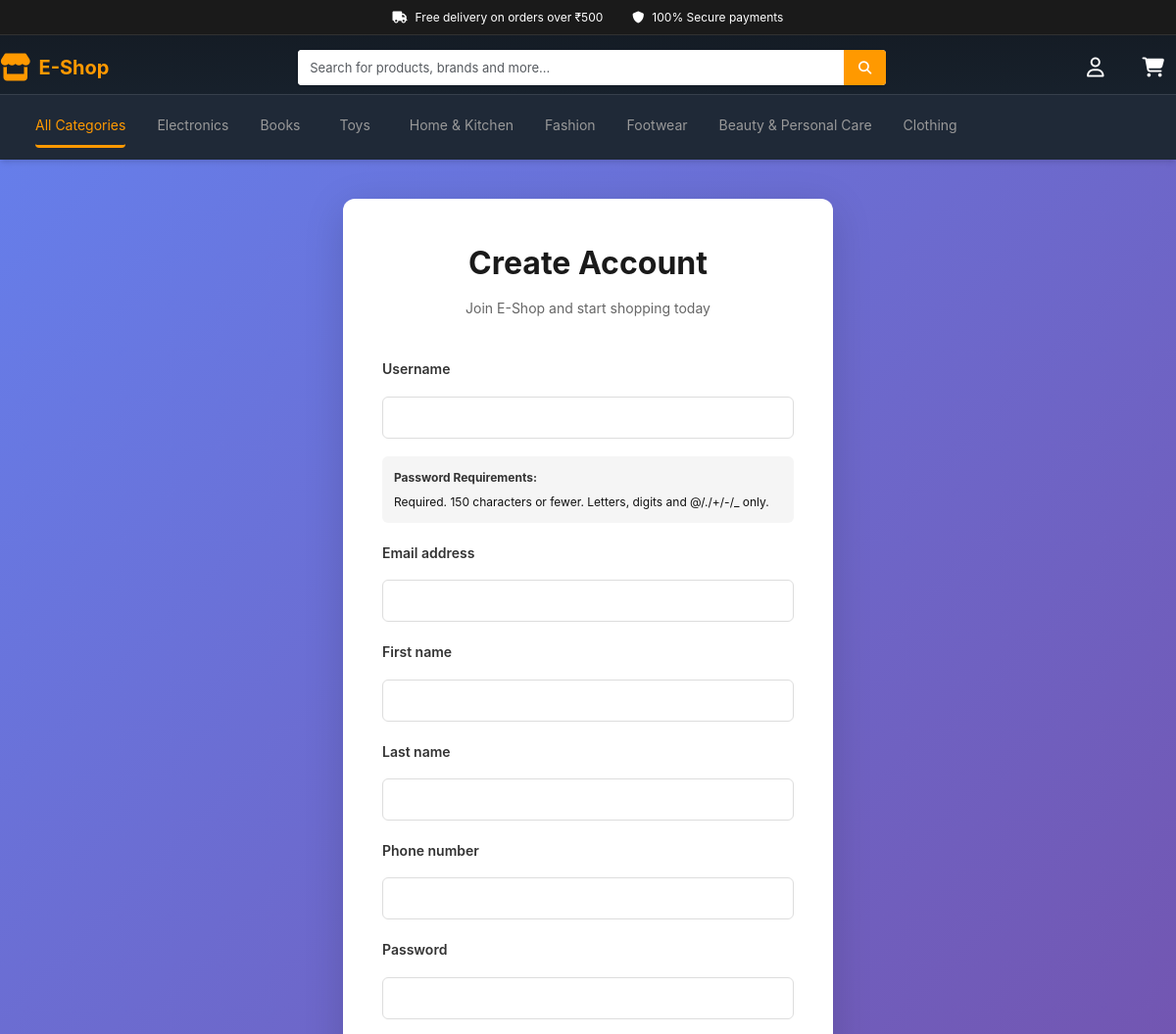
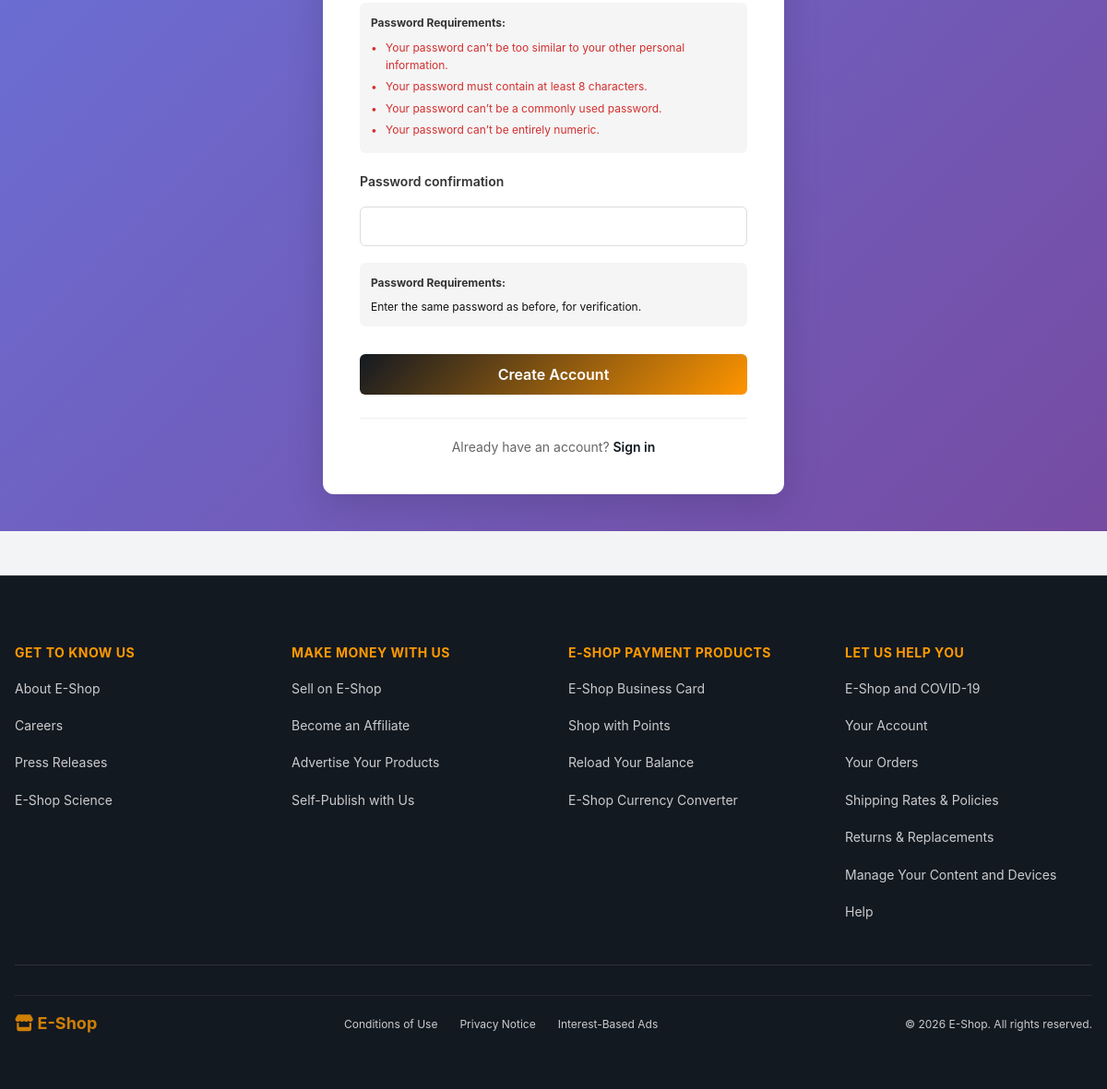
Page /accounts/register/ on the committed database (2 pictures, top to bottom).
### products/models.py (models this page shows, shortened)
class Category(models.Model):
    name = models.CharField(max_length=200, unique=True)
    slug = models.SlugField(max_length=200, unique=True)
    icon = models.CharField(max_length=50, blank=True, help_text="Font Awesome icon class")
    class Meta:
        verbose_name_plural = 'categories'

### users/views.py (the view)
# urls.py: path('register/', views.register, name='register'),
def register(request):
    if request.method == 'POST':
        form = CustomUserCreationForm(request.POST)
        if form.is_valid():
            user = form.save()
            login(request, user)
            messages.success(request, 'Registration successful.')
            return redirect('products:product_list')
    else:
        form = CustomUserCreationForm()
    return render(request, 'users/register.html', {'form': form})

### users/forms.py
class CustomUserCreationForm(UserCreationForm):
    class Meta(UserCreationForm.Meta):
        model = User
        fields = ('username', 'email', 'first_name', 'last_name', 'phone_number')

### products/context_processors.py (called while the page is built)
def categories_processor(request):
    return {
        'global_categories': Category.objects.all()
    }

### templates/users/register.html (shortened to what this page needs)
{% extends 'base.html' %}
{% block content %}
<div class="register-container">
    <div class="register-card">
        <div class="register-header">
            <h2>Create Account</h2>
            <p>Join E-Shop and start shopping today</p>
        </div>
        <form method="post" novalidate>
            {% for field in form %}
                <div class="form-group">
                    <label for="{{ field.id_for_label }}">{{ field.label }}</label>
                    {{ field }}
                    {% if field.help_text %}
                        <div class="password-requirements">
                            <strong>Password Requirements:</strong>
                            {{ field.help_text|safe }}
                        </div>
                    {% endif %}
                </div>
            {% endfor %}
            <button type="submit" class="register-btn">Create Account</button>
        </form>
        <div class="register-footer">
            <p>Already have an account? <a href="{% url 'users:login' %}">Sign in</a></p>
        </div>
    </div>
</div>
{% endblock %}

### templates/base.html (shortened to what this page needs)
{% load static %}
<!DOCTYPE html>
<html lang="en">
<head>
    <link rel="stylesheet" href="{% static 'css/style.css' %}?v=3.0">
    <link rel="stylesheet" href="https://cdnjs.cloudflare.com/ajax/libs/font-awesome/6.4.0/css/all.min.css">
</head>
<body>
    <header class="header">
        <div class="top-bar">
            <div class="container">
                <span><i class="fa-solid fa-truck"></i> Free delivery on orders over ₹500</span>
                <span><i class="fa-solid fa-shield"></i> 100% Secure payments</span>
            </div>
        </div>
        <div class="navbar container">
            <a href="{% url 'products:product_list' %}" class="logo">
                <i class="fa-solid fa-store"></i>
                <span>E-Shop</span>
            </a>
            <div class="search-bar">
                <form action="{% url 'products:product_list' %}" method="get">
                    <input type="text" name="q" placeholder="Search for products, brands and more..." value="{{ request.GET.q }}" autocomplete="off">
                    <button type="submit">
                        <i class="fa-solid fa-magnifying-glass"></i>
                    </button>
                </form>
            </div>
            <nav class="nav-links">
                {% if request.user.is_authenticated %}
                    <div class="nav-item dropdown">
                        <button class="dropdown-toggle">
                            <i class="fa-regular fa-user"></i>
                            <span>Hello, {{ request.user.first_name|default:request.user.username }}</span>
                        </button>
                        <div class="dropdown-menu">
                            <a href="{% url 'users:profile' %}"><i class="fa-regular fa-user"></i> Your Account</a>
                            <a href="{% url 'orders:order_history' %}"><i class="fa-solid fa-box"></i> Your Orders</a>
                            <a href="{% url 'products:wishlist' %}"><i class="fa-regular fa-heart"></i> Wishlist</a>
                            <hr>
                            <form action="{% url 'users:logout' %}" method="post" class="logout-form">
                                {% csrf_token %}
                                <button type="submit"><i class="fa-solid fa-sign-out-alt"></i> Sign Out</button>
                            </form>
                        </div>
                    </div>
                {% else %}
                    <a href="{% url 'users:login' %}" class="nav-item">
                        <i class="fa-regular fa-user"></i>
                    </a>
                {% endif %}
                <a href="{% url 'cart:cart_detail' %}" class="nav-item cart-icon">
                    <i class="fa-solid fa-cart-shopping"></i>
                </a>
            </nav>
        </div>
        <div class="categories-bar">
            <div class="container">
                <div class="categories-menu">
                    <div class="categories-list" id="categories-list">
                        <a href="{% url 'products:product_list' %}" class="category-link active">All Categories</a>
                        {% for c in global_categories %}
                            <a href="{% url 'products:product_list_by_category' c.slug %}" class="category-link">
                                {{ c.name }}
                            </a>
                        {% endfor %}
                    </div>
                </div>
            </div>
        </div>
    </header>
    <main class="main-content">
        {% block content %}
        {% endblock %}
    </main>
    <footer class="footer">
        <div class="container">
            <div class="footer-content">
                <div class="footer-section">
                    <h3>Get to Know Us</h3>
                    <a href="#">About E-Shop</a>
                    <a href="#">Careers</a>
                    <a href="#">Press Releases</a>
                    <a href="#">E-Shop Science</a>
                </div>
                <div class="footer-section">
                    <h3>Make Money with Us</h3>
                    <a href="#">Sell on E-Shop</a>
                    <a href="#">Become an Affiliate</a>
                    <a href="#">Advertise Your Products</a>
                    <a href="#">Self-Publish with Us</a>
                </div>
                <div class="footer-section">
                    <h3>E-Shop Payment Products</h3>
                    <a href="#">E-Shop Business Card</a>
                    <a href="#">Shop with Points</a>
                    <a href="#">Reload Your Balance</a>
                    <a href="#">E-Shop Currency Converter</a>
                </div>
                <div class="footer-section">
                    <h3>Let Us Help You</h3>
                    <a href="#">E-Shop and COVID-19</a>
                    <a href="#">Your Account</a>
                    <a href="#">Your Orders</a>
                    <a href="#">Shipping Rates & Policies</a>
                    <a href="#">Returns & Replacements</a>
                    <a href="#">Manage Your Content and Devices</a>
                    <a href="#">Help</a>
                </div>
            </div>
            <div class="footer-bottom">
                <div class="footer-logo">
                    <a href="{% url 'products:product_list' %}">
                        <i class="fa-solid fa-store"></i> E-Shop
                    </a>
                </div>
                <div class="footer-links">
                    <a href="#">Conditions of Use</a>
                    <a href="#">Privacy Notice</a>
                    <a href="#">Interest-Based Ads</a>
                </div>
                <div class="footer-copyright">
                    <p>&copy; 2026 E-Shop. All rights reserved.</p>
                </div>
            </div>
        </div>
    </footer>
</body>
</html>

### templates/base.html (style rules this page uses)
.top-bar { background: #1a1a1a; padding: 8px 0; font-size: 12px; }
.top-bar .container { display: flex; justify-content: center; gap: 30px; flex-wrap: wrap; }
.top-bar span { display: flex; align-items: center; gap: 8px; }
.navbar { display: flex; align-items: center; gap: 20px; padding: 15px 0; flex-wrap: wrap; }
.logo { display: flex; align-items: center; gap: 8px; font-size: 24px; font-weight: 700; color: var(--secondary-color); white-space: nowrap; flex-shrink: 0; }
.logo i { font-size: 28px; }
.logo span { display: inline; }
.search-bar { flex: 1; min-width: 200px; }
.search-bar form { display: flex; background: white; border-radius: 4px; overflow: hidden; }
.search-bar input { flex: 1; border: none; padding: 10px 12px; font-size: 13px; outline: none; }
.search-bar button { background: var(--secondary-color); color: white; border: none; padding: 0 15px; cursor: pointer; transition: background 0.3s; }
.nav-links { display: flex; align-items: center; gap: 15px; flex-shrink: 0; }
.nav-item { display: flex; align-items: center; gap: 5px; color: white; font-size: 13px; white-space: nowrap; position: relative; }
.cart-icon { position: relative; }
.categories-bar { background: var(--accent-color); border-top: 1px solid rgba(255,255,255,0.1); }
.categories-menu { display: flex; align-items: center; }
.categories-list { display: flex; align-items: center; gap: 32px; flex: 1; overflow-x: auto; padding: 0 20px; margin: 0; list-style: none; scrollbar-width: none; -ms-overflow-style: none; }
.category-link { color: #999; padding: 14px 20px; font-size: 13px; display: flex; align-items: center; gap: 8px; white-space: nowrap; transition: all 0.3s; border-bottom: 3px solid transparent; border-radius: 4px; }
.category-link.active { color: var(--secondary-color); border-bottom-color: var(--secondary-color); }

### templates/users/register.html (style rules this page uses)
.register-container { min-height: calc(100vh - 400px); display: flex; align-items: center; justify-content: center; padding: 40px 20px; background: linear-gradient(135deg, #667eea 0%, #764ba2 100%); }
.register-card { background: white; border-radius: 12px; box-shadow: 0 10px 40px rgba(0, 0, 0, 0.15); width: 100%; max-width: 500px; padding: 40px; }
.register-header { text-align: center; margin-bottom: 40px; }
.register-header h2 { font-size: 32px; font-weight: 700; color: #1a1a1a; margin-bottom: 10px; }
.register-header p { color: #666; font-size: 14px; }
.form-group { margin-bottom: 20px; }
.form-group label { display: block; font-weight: 600; color: #333; margin-bottom: 8px; font-size: 14px; }
.form-group input, .form-group select { width: 100%; padding: 12px 14px; border: 1px solid #ddd; border-radius: 6px; font-size: 14px; font-family: inherit; transition: all 0.3s ease; box-sizing: border-box; }
.form-group input::placeholder { color: #999; }
.form-group ul { margin: 8px 0 0 0; padding: 0; list-style: none; }
.form-group li { color: #d32f2f; font-size: 12px; margin-bottom: 4px; padding-left: 16px; position: relative; }
.form-group li:before { content: "•"; position: absolute; left: 0; }
.register-btn { width: 100%; padding: 12px; background: linear-gradient(135deg, var(--primary-color) 0%, #ff9500 100%); color: white; border: none; border-radius: 6px; font-size: 16px; font-weight: 600; cursor: pointer; transition: all 0.3s ease; margin-top: 10px; }
.register-footer { text-align: center; margin-top: 25px; padding-top: 20px; border-top: 1px solid #eee; }
.register-footer p { color: #666; font-size: 14px; }
.register-footer a { color: var(--primary-color); text-decoration: none; font-weight: 600; transition: color 0.3s ease; }
.password-requirements { background-color: #f5f5f5; border-radius: 6px; padding: 12px; margin-top: 10px; font-size: 12px; }
.password-requirements strong { display: block; color: #333; margin-bottom: 6px; }

### rows in the picture
Category: name "Electronics"
Category: name "Books"
Category: name "Toys"
Category: name "Home & Kitchen"
Category: name "Fashion"
Category: name "Footwear"
Category: name "Beauty & Personal Care"
Category: name "Clothing"

### other values in the picture
{{ field.label }} "Username" "Email address" "First name" "Last name" "Phone number" "Password" "Password confirmation"
{{ field.help_text|safe }} "Required. 150 characters or fewer. Letters, digits and @/./+/-/_ only." "Enter the same password as before, for verification."
